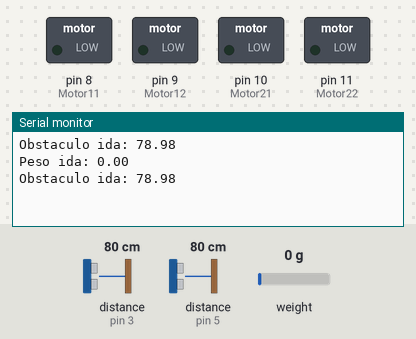
Bench run of a sketch on a simulated Arduino Uno, built with avr-gcc and run on an emulated ATmega328P. Parts: switched loads named in the sketch (green lamp = pin HIGH), the last lines printed to the serial monitor. Wiring (inferred from the names in the program): ultrasonic range finder: trigger pin 2; echo pin 3. The test bench sets the inputs (shaded band); at power-on: weight on the scale 0 g, distance to the obstacle (sensors on pin 3, pin 5) 80 cm. The echo pulse lasts 58.3 µs per cm; pins used as bus, display or sensor lines are not drawn.

Above: at 5.4 s.
5.5 s: weight on the scale set to 19 g
At 6.8 s:
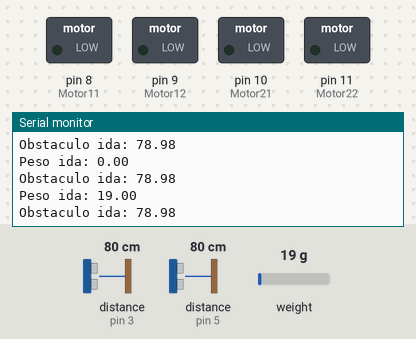
7.0 s: weight on the scale set to 22 g
At 8.1 s:
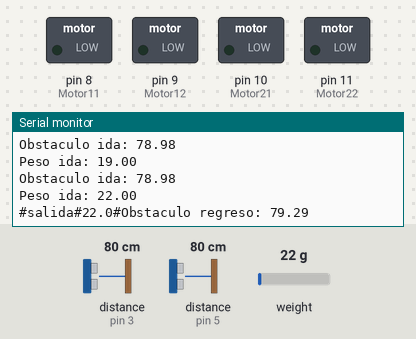

The sketch:

main.ino
```cpp
#include <HX711.h>

// Pines de sensor HC-SR04
const int TRIG1PIN = 2;
const int ECHO1PIN = 3;
const int TRIG2PIN = 4;
const int ECHO2PIN = 5;
// Pines de sensor de peso
const int CLKPIN = A0;
const int DOUTPIN = A1;
const int PESO_CONOCIDO = 401; // Gramos
HX711 balanza;
// Pines de sensores de color MH
const int FRONT2PIN = A2; // Izquierda
const int FRONT1PIN = A3; // Derecha
const int BACK1PIN = A4; // Izquierda
const int BACK2PIN = A5; // Derecha

const int frontLeftLimit = 480;
const int frontRightLimit = 480;
const int backLeftLimit = 400;
const int backRightLimit = 400;
// Pines de motores
#define Motor11 8
#define Motor12 9
#define Motor21 10
#define Motor22 11
int valuePWM1 = 140; // Velocidad de motores cuando se mueven hacia el frente
int valuePWM2 = 110; // Velocidad de motores cuando giran
// Variables de configuración
bool activo = false; // Si es falso no ejecuta ninguna accion, de lo contrario, camina.
bool obstaculo_detectado = false; // Si es falso, permite seguir el desplazamiento del carro
bool yaSeMovio = false;

int orientacion = 1; // 1: Hacia adelante (ida) 2: Hacia atras (regreso)
int numero_obstaculos_ida = 0; // Cuenta los obstaculos encontrados en la ida
int numero_obstaculos_regreso = 0; // Cuenta los obstaculos encontrados en el regreso

float peso_actual = 0;

void setup() {
  // Configurar data rate en baud (bits por segundo)
  Serial.begin(115200);
  // Configurar sensores de obstaculos
  pinMode(TRIG1PIN, OUTPUT);
  pinMode(ECHO1PIN, INPUT);
  pinMode(TRIG2PIN, OUTPUT);
  pinMode(ECHO2PIN, INPUT);
  // Configurar sensores de color
  pinMode(FRONT1PIN, INPUT); // Sensor frontal derecho
  pinMode(FRONT2PIN, INPUT); // Sensor frontal izquierdo
  pinMode(BACK1PIN, INPUT); // Sensor trasero derecho
  pinMode(BACK2PIN, INPUT); // Sensor trasero izquierdo
  // Configurar pines de motor
  pinMode(Motor11, OUTPUT);
  pinMode(Motor12, OUTPUT);
  pinMode(Motor21, OUTPUT);
  pinMode(Motor22, OUTPUT);
  // Configurar sensor de peso
  balanza.begin(DOUTPIN, CLKPIN);
  balanza.set_scale(); // La escala por defecto es 1
  balanza.tare(20);  // Peso muerto de la balanza
  balanza.get_value(20);
  delay(250);
  balanza.set_scale(-379.56027);
}

void loop() {
  // 1. Leer consola serial para saber si debemos cambiar el estado de activo
  if (Serial.available()) {
    String valorActivo = "";
    String datos = Serial.readString();

    for (int i = 0; i < datos.length(); i++) {
      if (i == 0) {
        // Verificar que inicie en el formato que deseamos, sino salir de este ciclo
        if (datos[i] == '=') {
          continue;
        } else {
          break;
        }
      }

      // Si volvemos a encontrar = significa el final de un valor
      if (datos[i] == '=') {
        // Verificar valor de lectura
        if (valorActivo == "falso") {
          activo = false;
        } else {
          activo = true;
        }
      } else {
        // Concatenar valor
        valorActivo += datos[i];
      }
    }
  }

  // 2. Verificar estado de respuesta actual del carro, si es falso omitir cualquier accion
  //  if (activo == false) {
  //    activo = true;
  //    delay(10000);
  //    return;
  //  }

  // 3. Verificar si hay algun obstaculo que impida el movimiento del carro
  float distanciaAObstaculo = distanciaObstaculo(orientacion);

  if (orientacion == 1) {
    Serial.println("Obstaculo ida: " + String(distanciaAObstaculo, 2));
  } else {
    Serial.println("Obstaculo regreso: " + String(distanciaAObstaculo, 2));
  }

  if (distanciaAObstaculo < 0) {
    distanciaAObstaculo = distanciaAObstaculo * -1;
  }

  if (distanciaAObstaculo < 7) {
    // Actualizar solamente si hubo un cambio de estado
    if (obstaculo_detectado == false) {
      // Forzar los motores a parar
      digitalWrite(Motor11, LOW);
      digitalWrite(Motor12, LOW);
      digitalWrite(Motor21, LOW);
      digitalWrite(Motor22, LOW);
      // Subir contador
      sumarObstaculos(orientacion);
      // Actualizar estado
      obstaculo_detectado = true;
      // Publicar nuevo estado
      if (yaSeMovio) {
        publicarEnConsola("#update#obstaculo#");
      }
    }
    // Impedir cualquier movimiento por medio de retorno
    delay(1000);
    return;
  } else if (obstaculo_detectado) {
    // Publicar nuevo estado
    if (orientacion == 1) {
      publicarEnConsola("#update#ida#");
    } else {
      publicarEnConsola("#update#retorno#");
    }
    // Actualizar estado solamente si el anterior era verdadero
    obstaculo_detectado = false;
  }

  //------------------------------------------------------
  // Acciones
  //------------------------------------------------------
  // 4. Verificar orientacion actual
  if (orientacion == 1) {
    // Si hay peso, empezar movimiento
    bool mover = false; // Variable temporal para detectar primer movimiento

    if (yaSeMovio == false) {
      peso_actual = obtenerPeso();
      Serial.println("Peso ida: " + String(peso_actual, 2));
      if (peso_actual > 20) {
        // Enviar notificacion
        publicarEnConsola("#salida#" + String(peso_actual, 1) + String("#"));
        // Actualizar
        mover = true;
      }
    }

    if (mover || yaSeMovio) {
      yaSeMovio = true;
      // Desplazarse
      bool detenerse = desplazarse(orientacion);
      // Si se activa detener, cambiar orientacion
      if (detenerse) {
        orientacion = 2;
        yaSeMovio = false;
      }
    }
  } else {
    // Si hay peso, empezar movimiento
    bool mover = false; // Variable temporal para detectar primer movimiento

    if (yaSeMovio == false) {
      peso_actual = obtenerPeso();
      Serial.println("Peso regreso: " + String(peso_actual, 2));
      if (peso_actual < 20) {
        // Enviar notificacion
        publicarEnConsola("#entrega#" + String(peso_actual, 1) + String("#") + String(numero_obstaculos_ida) + String("#"));
        // Actualizar
        mover = true;
      }
    }

    if (mover || yaSeMovio) {
      yaSeMovio = true;
      // Desplazarse
      bool detenerse = desplazarse(orientacion);
      // Si se activa detener, cambiar orientacion
      if (detenerse) {
        // Enviar notificacion
        publicarEnConsola("#regreso#" + String(numero_obstaculos_regreso) + String("#"));
        // Resetear todo
        orientacion = 1;
        yaSeMovio = false;
        peso_actual = 0;
        numero_obstaculos_ida = 0;
        numero_obstaculos_regreso = 0;
      }
    }
  }
}

float distanciaObstaculo(int orientacion) {
  // Basado en la orientacion, obtener sensor que debemos utilizar
  int trigPin;
  int echoPin;

  if (orientacion == 1) {
    trigPin = TRIG1PIN;
    echoPin = ECHO1PIN;
  } else {
    trigPin = TRIG2PIN;
    echoPin = ECHO2PIN;
  }

  // Limpiar trigPin
  digitalWrite(trigPin, LOW);
  delayMicroseconds(2);
  // Enviar HIGH a trigPin durante 10 microsegundos
  digitalWrite(trigPin, HIGH);
  delayMicroseconds(10);
  digitalWrite(trigPin, LOW);
  // Leer echoPin, devuelve el tiempo que tomo la onda de sonida regresar en microsegundos
  int duration = pulseIn(echoPin, HIGH);
  // Calcular la distancia
  return duration * 0.034 / 2;
}

void sumarObstaculos(int orientacion) {
  // Basado en la orientacion, sumar a contador
  if (orientacion == 1) {
    numero_obstaculos_ida = numero_obstaculos_ida + 1;
  } else {
    numero_obstaculos_regreso = numero_obstaculos_regreso + 1;
  }
}

float obtenerPeso() {
  float peso = balanza.get_units(10);

  if (peso < 0) {
    peso = peso * -1;
  }

  return peso;
}

bool desplazarse(int orientacion) {
  int LEFT_SENSOR = 0;
  int RIGHT_SENSOR = 0;
  int LEFT_LIMIT = 0;
  int RIGHT_LIMIT = 0;

  if (orientacion == 1) {
    LEFT_SENSOR = analogRead(FRONT2PIN);
    RIGHT_SENSOR = analogRead(FRONT1PIN);
    LEFT_LIMIT = frontLeftLimit;
    RIGHT_LIMIT = frontRightLimit;
  } else {
    LEFT_SENSOR = analogRead(BACK1PIN);
    RIGHT_SENSOR = analogRead(BACK2PIN);
    LEFT_LIMIT = backLeftLimit;
    RIGHT_LIMIT = backRightLimit;
  }

  bool detenerse = false;

  if (RIGHT_SENSOR < RIGHT_LIMIT && LEFT_SENSOR < LEFT_LIMIT) {
    // Adelante
    if (orientacion == 1) {
      digitalWrite(Motor11, HIGH);
      digitalWrite(Motor12, LOW);
      digitalWrite(Motor21, HIGH);
      digitalWrite(Motor22, LOW);
    } else {
      digitalWrite(Motor11, LOW);
      digitalWrite(Motor12, HIGH);
      digitalWrite(Motor21, LOW);
      digitalWrite(Motor22, HIGH);
    }
  } else if (RIGHT_SENSOR > RIGHT_LIMIT && LEFT_SENSOR < LEFT_LIMIT) {
    // Derecha
    if (orientacion == 1) {
      digitalWrite(Motor11, LOW);
      digitalWrite(Motor12, LOW);
      digitalWrite(Motor21, HIGH);
      digitalWrite(Motor22, LOW);
    } else {
      digitalWrite(Motor11, LOW);
      digitalWrite(Motor12, HIGH);
      digitalWrite(Motor21, LOW);
      digitalWrite(Motor22, LOW);
    }
  } else if (RIGHT_SENSOR < RIGHT_LIMIT && LEFT_SENSOR > LEFT_LIMIT) {
    // Izquierda
    if (orientacion == 1) {
      digitalWrite(Motor11, HIGH);
      digitalWrite(Motor12, LOW);
      digitalWrite(Motor21, LOW);
      digitalWrite(Motor22, LOW);
    } else {
      digitalWrite(Motor11, LOW);
      digitalWrite(Motor12, LOW);
      digitalWrite(Motor21, LOW);
      digitalWrite(Motor22, HIGH);
    }
  } else if (RIGHT_SENSOR > RIGHT_LIMIT && LEFT_SENSOR > LEFT_LIMIT) {
    // Detenerse
    detenerse = true;
    digitalWrite(Motor11, LOW);
    digitalWrite(Motor12, LOW);
    digitalWrite(Motor21, LOW);
    digitalWrite(Motor22, LOW);
  }

  return detenerse;
}

void publicarEnConsola(String cadena) {
  int str_len = cadena.length() + 1;
  char CharString[str_len];
  cadena.toCharArray(CharString, str_len);
  Serial.write(CharString);
}
```

Measured:
- the behaviour switches between 20 and 21 g on weight on the scale (found by bisection; images 1 and 2)
- after the input at 5.5 s, the serial monitor: prints a new line after 0.76 s (image 1)
- after the input at 7.0 s, the serial monitor: prints a new line after 0.27 s (image 2)
